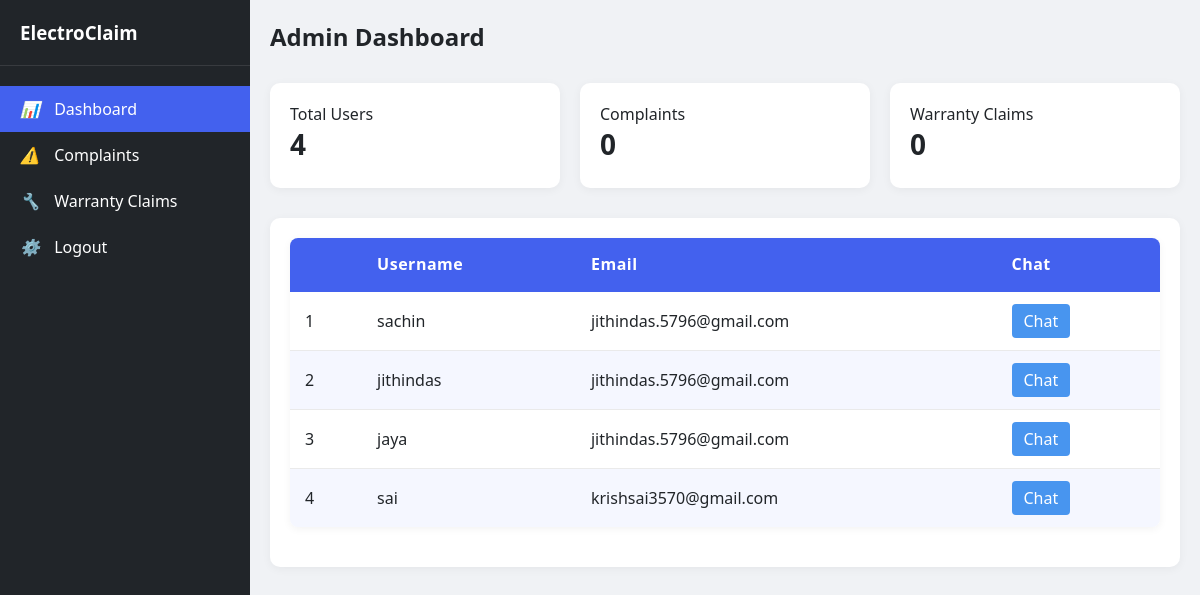
The app's page /shop_owner_dashboard/ with its own data.
### myapp/models.py (models this page shows, shortened)
class User(AbstractUser):
    ROLE_CHOICES = (
        ('customer', 'Customer'),
        ('shop_owner', 'Shop Owner'),
    )
    role = models.CharField(max_length=20, choices=ROLE_CHOICES, default='customer')

### myapp/views.py (the view)
# urls.py: path('shop_owner_dashboard/', ShopOwnerDashboardView.as_view(), name='shop_owner_dashboard'),
class ShopOwnerDashboardView(View):
    def get(self, request):
        users = User.objects.filter(is_superuser=False).annotate(
            last_chat_time=Max('sent_warranty_messages__timestamp')
        ).order_by('-last_chat_time')
        total_users = User.objects.filter(is_superuser=False).count()
        total_complaints = Complaint.objects.count()
        total_warranties = WarrantyClaim.objects.count()
        context = {
            'users': users,
            'total_users': total_users,
            'total_complaints': total_complaints,
            'total_warranties': total_warranties,
        }
        return render(request, 'shop_owner_dashboard.html', context)

### myapp/templates/shop_owner_dashboard.html (shortened to what this page needs)
<!DOCTYPE html>
<html lang="en">
<head>
</head>
<body>
    <div class="dashboard">
        <div class="sidebar">
            <div class="sidebar-header">
                <a class="sidebar-a" href="{% url 'home' %}">
                    <h3>ElectroClaim</h3>
                </a>
            </div>
            <div class="sidebar-menu">
                <div class="menu-item active">
                    <a class="menu-a" href="{% url 'shop_owner_dashboard' %}">
                        <i>📊</i> Dashboard
                    </a>
                    </div>
                <div class="menu-item">
                    <a class="menu-a" href="{% url 'complaints' %}">
                        <i>⚠️</i> Complaints
                    </a>
                </div>
                <div class="menu-item">
                    <a class="menu-a" href="{% url 'warranty' %}">
                        <i>🔧</i> Warranty Claims
                    </a>
                </div>
                <div class="menu-item">
                    <a class="menu_a" href="{% url 'logout' %}">
                        <i>⚙️</i> Logout
                    </a>
                </div>
            </div>
        </div>
        <div class="main-content">
            <div class="header">
                <h2>Admin Dashboard </h2>
            </div>
            <div class="stats-container">
                <div class="stat-card">
                    <div class="stat-trend">Total Users</div>
                    <div class="stat-value">{{total_users}}</div>
                </div>
                <div class="stat-card">
                    <div class="stat-trend"> Complaints</div>
                    <div class="stat-value">{{total_complaints}}</div>
                </div>
                <div class="stat-card">
                    <div class="stat-trend">Warranty Claims</div>
                    <div class="stat-value">{{total_warranties}}</div>
                </div>
            </div>
            <div class="section">
                <table>
                    <thead>
                        <tr>
                            <th></th>
                            <th>Username</th>
                            <th>Email</th>
                            <th>Chat</th>
                        </tr>
                    </thead>
                    <tbody>
                        {% for user in users %}
                        <tr>
                            <td>{{ forloop.counter }}</td>
                            <td>{{ user.username }}</td>
                            <td>{{ user.email }}</td>
                            <td><a href="{% url 'chat' user.id %}">Chat</a></td>
                        </tr>
                        {% empty %}
                        <tr>
                            <td colspan="5">No users found.</td>
                        </tr>
                        {% endfor %}
                    </tbody>
                </table>
            </div>
        </div>
    </div>
</body>
</html>

### myapp/templates/shop_owner_dashboard.html (style rules this page uses)
:root { --primary: #4361ee; --secondary: #3f37c9; --success: #4cc9f0; --danger: #f72585; --warning: #f8961e; --info: #4895ef; --light: #f8f9fa; --dark: #212529; --gray: #6c757d; }
* { margin: 0; padding: 0; box-sizing: border-box; }
body { font-family: 'Segoe UI', Tahoma, Geneva, Verdana, sans-serif; background-color: #f0f2f5; color: var(--dark); }
.dashboard { display: flex; min-height: 100vh; }
.sidebar { width: 250px; background-color: var(--dark); color: white; padding: 20px 0; transition: all 0.3s; }
.sidebar-header { padding: 0 20px 20px; border-bottom: 1px solid rgba(255, 255, 255, 0.1); }
.sidebar-menu { padding: 20px 0; }
.menu-item { padding: 12px 20px; display: flex; align-items: center; cursor: pointer; transition: all 0.2s; }
.menu-item.active { background-color: var(--primary); }
.menu-item i { margin-right: 10px; width: 20px; text-align: center; }
.main-content { flex: 1; padding: 20px; overflow-y: auto; }
.header { display: flex; justify-content: space-between; align-items: center; margin-bottom: 30px; }
.stats-container { display: grid; grid-template-columns: repeat(auto-fill, minmax(250px, 1fr)); gap: 20px; margin-bottom: 30px; }
.stat-card { background-color: white; border-radius: 10px; padding: 20px; box-shadow: 0 2px 10px rgba(0, 0, 0, 0.05); display: flex; flex-direction: column; }
.stat-value { font-size: 28px; font-weight: bold; margin-bottom: 5px; }
.section { background-color: white; border-radius: 10px; padding: 20px; margin-bottom: 30px; box-shadow: 0 2px 10px rgba(0, 0, 0, 0.05); }
.sidebar { width: 250px; background-color: var(--dark); color: white; padding: 20px 0; transition: all 0.3s; position: fixed; height: 100vh; overflow-y: auto; }
.main-content { flex: 1; padding: 20px; overflow-y: auto; margin-left: 250px; }
.sidebar-a { text-decoration: none; color: white; }
.menu-a { text-decoration: none; color: white; }
table { width: 100%; border-collapse: collapse; margin-bottom: 20px; background-color: white; border-radius: 8px; overflow: hidden; box-shadow: 0 2px 8px rgba(0, 0, 0, 0.05); }
thead { background-color: var(--primary); color: white; }
th { padding: 15px; text-align: left; font-weight: 600; letter-spacing: 0.5px; border-bottom: 2px solid var(--primary); }
td { padding: 12px 15px; border-bottom: 1px solid #eaeaea; vertical-align: middle; }
tbody tr:last-child td { border-bottom: none; }
tbody tr:nth-child(even) { background-color: #f5f7ff; }
table a { display: inline-block; padding: 6px 12px; background-color: var(--info); color: white; text-decoration: none; border-radius: 4px; font-weight: 500; transition: all 0.2s ease; }
.menu_a { text-decoration: none; color: white; }

### records on screen
User: username "sachin", email "jithindas.5796@gmail.com"
User: username "jithindas", email "jithindas.5796@gmail.com"
User: username "jaya", email "jithindas.5796@gmail.com"
User: username "sai", email "krishsai3570@gmail.com"

### other values on screen
{{ total_users }} "4"
{{ total_complaints }} "0"
{{ total_warranties }} "0"
